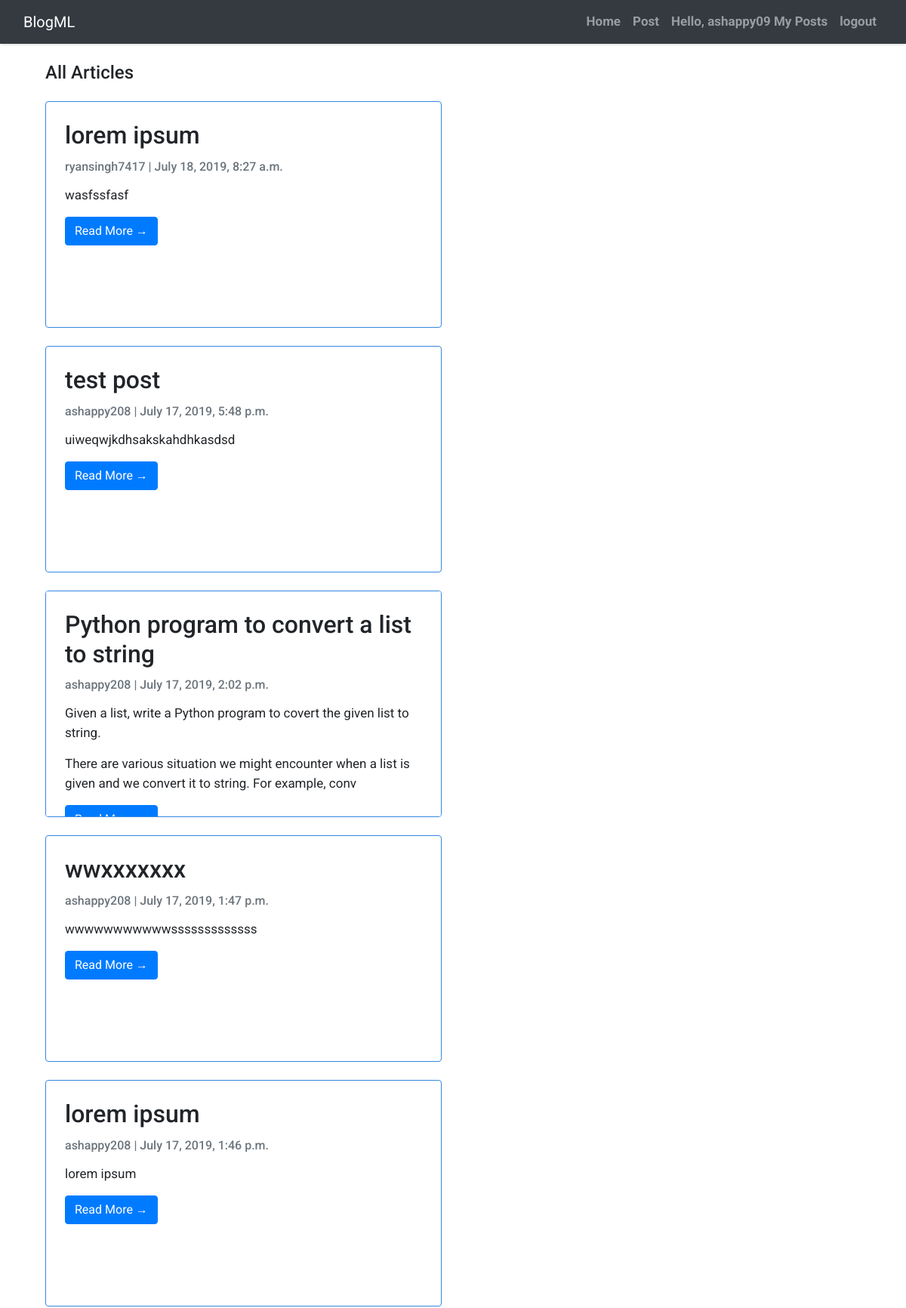
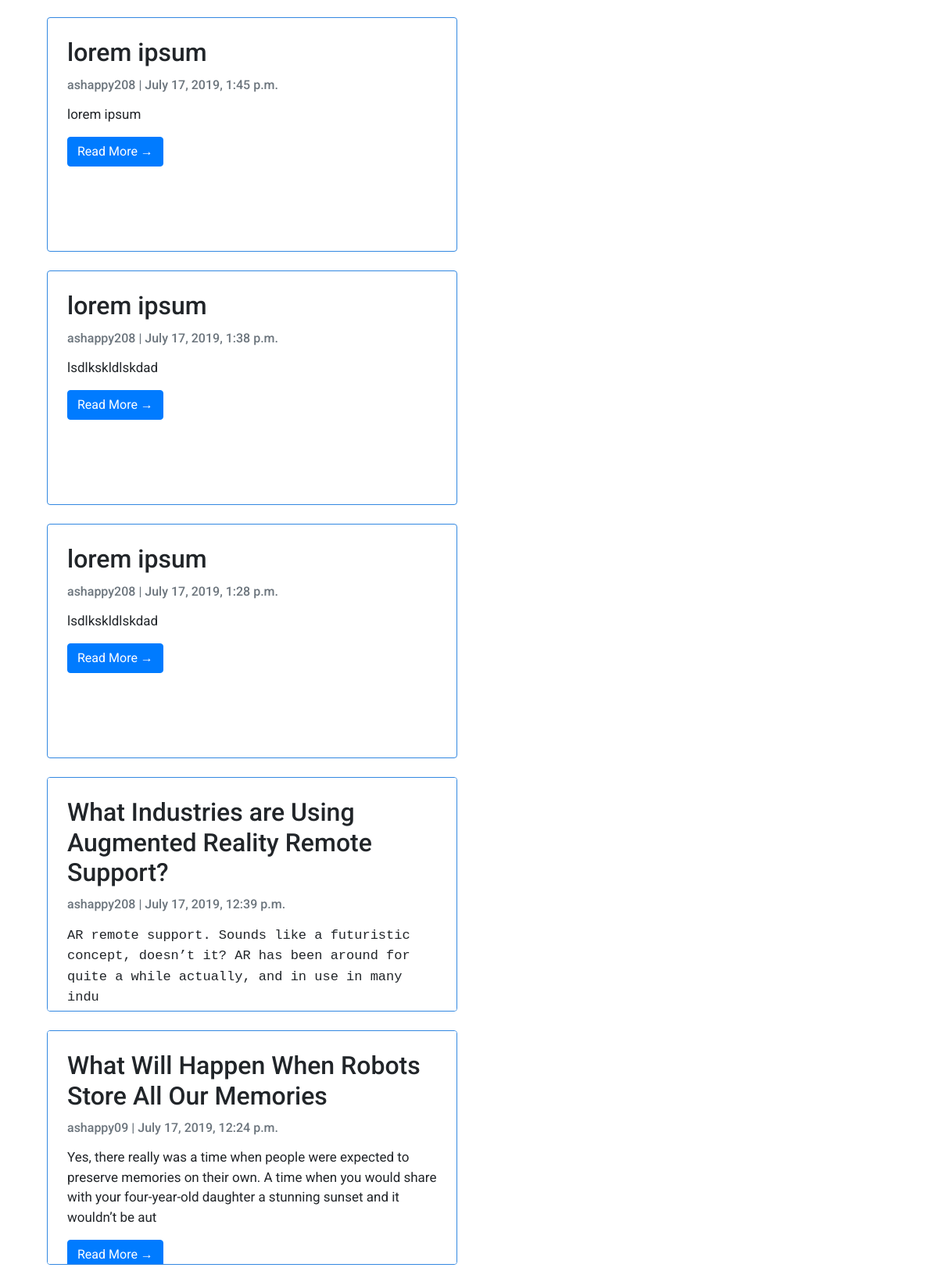
Page /postlist/ (signed in, upper part) on the committed database (2 pictures, top to bottom).
### dashboard/models.py (models this page shows, shortened)
class Post(models.Model):
    author = models.ForeignKey(settings.AUTH_USER_MODEL, on_delete=models.CASCADE)
    title = models.CharField(max_length=200)
    text = RichTextUploadingField()
    created_date = models.DateTimeField(default=timezone.now)
    published_date = models.DateTimeField(blank=True, null=True)
    topic = models.CharField(max_length=10,default = -1)
    objects = models.Manager

### dashboard/views.py (the view)
# urls.py: path('postlist/',views.getallpost,name = 'postlist'),
def getallpost(request):
    post = Post.objects.order_by('-published_date')
    return render(request,'postlist.html',{'post_list':post,'info':"All Articles"})

### dashboard/templates/postlist.html (shortened to what this page needs)
{% extends 'base.html' %} {% block content %}
<div class="container">
<div class="col-md-6 mt-3 ">
        <h4 class=" site-heading my-4 mt-3 text-black">{{info}}</h4>
        {% for object in post_list %}
        <div class="card mb-4">
            <div class="card-body">
                <h2 class="card-title">{{ object.title }}</h2>
                <p class="card-text text-muted h6">{{ object.author }} | {{ object.published_date}} </p>
                <p class = "card-text">{{ object.text|safe|slice:200 }}</p>
                <a href="{% url 'post_detail' pk=object.pk  %}" class="btn btn-primary">Read More &rarr;</a>
            </div>
        </div>
        {% endfor %}
    </div>
</div>
    {% endblock content %}

### dashboard/templates/base.html (shortened to what this page needs)
<!DOCTYPE html>
<html>
    <head>
        <link rel="stylesheet" href="https://maxcdn.bootstrapcdn.com/bootstrap/4.0.0/css/bootstrap.min.css"
 />
    </head>
    <body>
        <nav class="navbar navbar-expand-lg navbar-dark bg-dark shadow" id="mainNav">
            <div class="container-fluid">
                <a class="navbar-brand" href="{% url 'home' %}">BlogML</a>
                <div class="collapse navbar-collapse" id="navbarResponsive">
                    <ul class="navbar-nav ml-auto">
                          <li class="nav-item text-black">
                            <a class="nav-link text-black font-weight-bold" href="{% url 'index' %}">Home</a>
                        </li>
                        {% if user.is_authenticated %}
                        <li class="nav-item text-black">
                                <a class="nav-link text-black font-weight-bold" href="{% url 'post_new' %}">Post</a>
                            </li>
                        <li class="nav-item text-black">
                            <a class="nav-link text-black font-weight-bold" href="{% url 'postlist/user' %}">Hello, {{user.username}} My Posts</a>
                        </li>
                        <li class="nav-item text-black">
                            <a class="nav-link text-black font-weight-bold" href="{% url 'logout' %}">logout</a>
                        </li>
                        {% else %}
                        <li class="nav-item text-black">
                                <a class="nav-link text-black font-weight-bold" href="{% url 'social:begin' 'google-oauth2' %}">Login with Google</a>
                            </li>
                        {% endif %}
                    </ul>
                </div>
            </div>
        </nav>
        {% block content %}{% endblock content %}
    </body>
</html>

### dashboard/templates/base.html (style rules this page uses)
body { font-family: "Roboto", sans-serif; font-size: 17px; background-color: white; }
.shadow { box-shadow: 0 4px 2px -2px rgba(0, 0, 0, 0.1); }
.card { padding: 5px; background: white; height : 300px; overflow: auto; border: 1px solid #3388E1; }

### rows in the picture
Post: title "lorem ipsum", author "ryansingh7417", published_date "July 18, 2019, 8:27 a.m.", text "wasfssfasf"
Post: title "test post", author "ashappy208", published_date "July 17, 2019, 5:48 p.m.", text "uiweqwjkdhsakskahdhkasdsd"
Post: title "Python program to convert a list to string", author "ashappy208", published_date "July 17, 2019, 2:02 p.m.", text "Given a list, write a Python program to covert the given list to string. There are various situation we might encounter when a list is given and we convert it to string. For example, conv"
Post: title "wwxxxxxxx", author "ashappy208", published_date "July 17, 2019, 1:47 p.m.", text "wwwwwwwwwwwsssssssssssss"
Post: title "lorem ipsum", author "ashappy208", published_date "July 17, 2019, 1:46 p.m.", text "lorem ipsum"
Post: title "lorem ipsum", author "ashappy208", published_date "July 17, 2019, 1:45 p.m.", text "lorem ipsum"
Post: title "lorem ipsum", author "ashappy208", published_date "July 17, 2019, 1:38 p.m.", text "lsdlkskldlskdad"
Post: title "lorem ipsum", author "ashappy208", published_date "July 17, 2019, 1:28 p.m.", text "lsdlkskldlskdad"
Post: title "What Industries are Using Augmented Reality Remote Support?", author "ashappy208", published_date "July 17, 2019, 12:39 p.m.", text "AR remote support. Sounds like a futuristic concept, doesn’t it? AR has been around for quite a while actually, and in use in many indu"
Post: title "What Will Happen When Robots Store All Our Memories", author "ashappy09", published_date "July 17, 2019, 12:24 p.m.", text "Yes, there really was a time when people were expected to preserve memories on their own. A time when you would share with your four-year-old daughter a stunning sunset and it wouldn’t be aut"

### other values in the picture
{{ user.username }} "ashappy09"
{{ info }} "All Articles"
